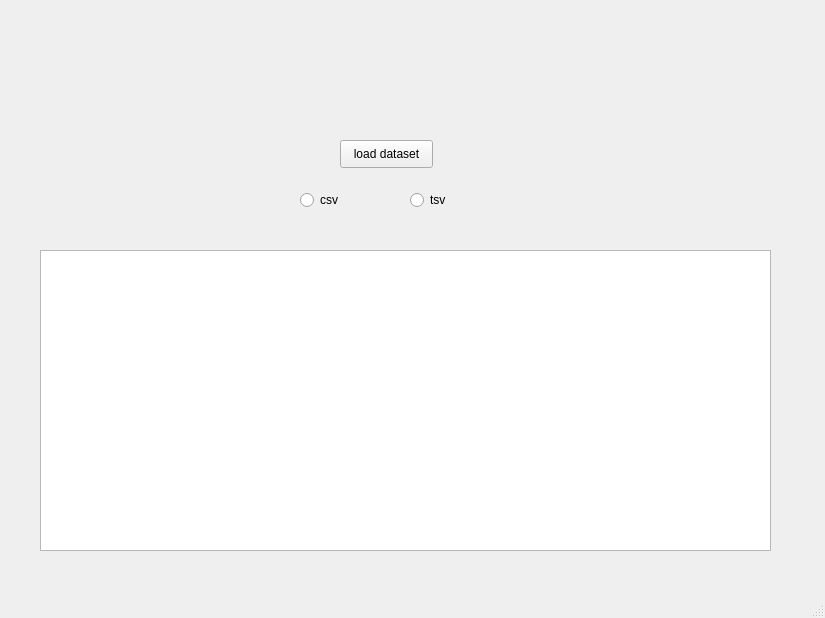
<?xml version="1.0" encoding="UTF-8"?>
<ui version="4.0">
 <class>MainWindow</class>
 <widget class="QMainWindow" name="MainWindow">
  <property name="geometry">
   <rect>
    <x>0</x>
    <y>0</y>
    <width>825</width>
    <height>618</height>
   </rect>
  </property>
  <property name="windowTitle">
   <string>MainWindow</string>
  </property>
  <widget class="QWidget" name="centralwidget">
   <widget class="QRadioButton" name="rbtn_csv">
    <property name="geometry">
     <rect>
      <x>300</x>
      <y>190</y>
      <width>95</width>
      <height>20</height>
     </rect>
    </property>
    <property name="text">
     <string>csv</string>
    </property>
   </widget>
   <widget class="QRadioButton" name="rbtn_tsv">
    <property name="geometry">
     <rect>
      <x>410</x>
      <y>190</y>
      <width>95</width>
      <height>20</height>
     </rect>
    </property>
    <property name="text">
     <string>tsv</string>
    </property>
   </widget>
   <widget class="QPushButton" name="bntLoadDataset">
    <property name="geometry">
     <rect>
      <x>340</x>
      <y>140</y>
      <width>93</width>
      <height>28</height>
     </rect>
    </property>
    <property name="text">
     <string>load dataset</string>
    </property>
   </widget>
   <widget class="QTableView" name="tviewDataSet">
    <property name="geometry">
     <rect>
      <x>40</x>
      <y>250</y>
      <width>731</width>
      <height>301</height>
     </rect>
    </property>
   </widget>
  </widget>
  <widget class="QMenuBar" name="menubar">
   <property name="geometry">
    <rect>
     <x>0</x>
     <y>0</y>
     <width>825</width>
     <height>26</height>
    </rect>
   </property>
  </widget>
  <widget class="QStatusBar" name="statusbar"/>
 </widget>
 <resources/>
 <connections/>
</ui>
